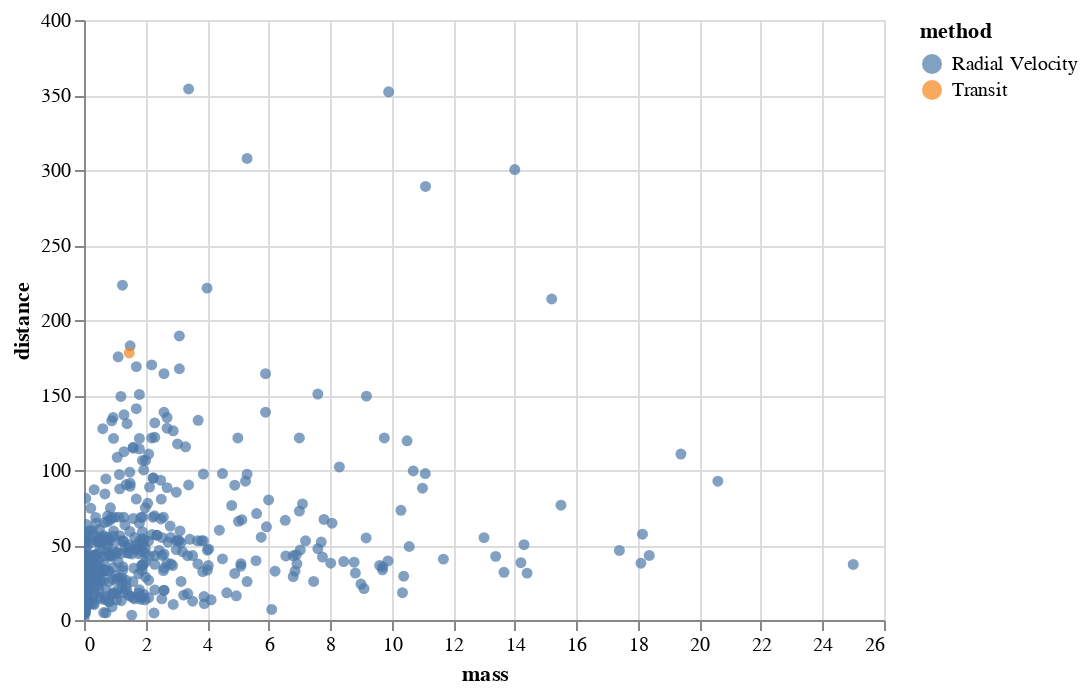

The notebook cell this image was saved under:
### Code cell
alt.Chart(df).mark_circle().encode(
    x = "mass",
    y = "distance",
    color = "method:N",
    tooltip = ["cluster","number"]
).interactive()

### Figure 1 — Vega-Lite specification as saved in the notebook (floating-point values rounded to 4 significant figures; data arrays with more than 128 entries replaced by an {"elided": "..."} marker saying what was removed)
{"config": {"view": {"continuousWidth": 400, "continuousHeight": 300}}, "data": {"name": "data-46f367cbef8db672a31f34a8bc1bc255"}, "mark": "circle", "encoding": {"color": {"type": "nominal", "field": "method"}, "tooltip": [{"type": "quantitative", "field": "cluster"}, {"type": "quantitative", "field": "number"}], "x": {"type": "quantitative", "field": "mass"}, "y": {"type": "quantitative", "field": "distance"}}, "selection": {"selector001": {"type": "interval", "bind": "scales", "encodings": ["x", "y"]}}, "$schema": "https://vega.github.io/schema/vega-lite/v4.8.1.json", "datasets": {"data-46f367cbef8db672a31f34a8bc1bc255": {"elided": "498 records"}}}
